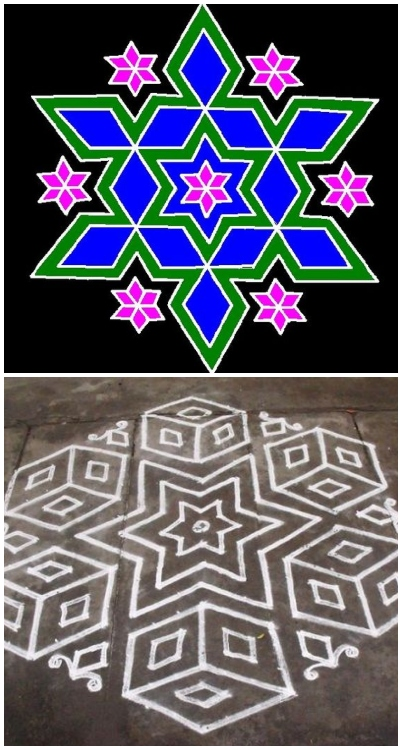
#> input picture data_collection/raw_images/1.-Butterflies-Pattern-Rangoli-Kolam-Design_.jpg, 402 x 750 px; its folder holds only this picture in this run
$ python processing_pipeline.py   (older library calls are emulated)
#> lines starting #> are read from the running program, lines starting #| are printed output that depends on the picture
import cv2
import numpy as np
from PIL import Image

import os
from pathlib import Path

class KolamImageProcessor:
    def extract_features(self, image):
        # Placeholder: implement actual feature extraction as needed
        return {}
    def __init__(self):
        self.target_size = (512, 512)
        self.min_size = (300, 300)

    def process_image(self, image_path):
        try:
            # Load and validate image
            img = cv2.imread(str(image_path))
#> img is the input picture: shape (750, 402, 3); mean B, G, R 101.6, 90.4, 90.5
            if img is None:
                return None

            # Check minimum size
            if img.shape[0] < self.min_size[0] or img.shape[1] < self.min_size[1]:
                return None

            # Basic processing
            processed = self.preprocess_kolam(img)
            features = self.extract_features(processed)

            return {
                'processed_image': processed,
                'features': features,
                'original_size': img.shape,
                'quality_score': self.calculate_quality_score(img)
            }

        except Exception as e:
            print(f"Processing failed for {image_path}: {e}")
            return None

    def preprocess_kolam(self, image):
        # Resize to standard dimensions
        resized = cv2.resize(image, self.target_size)
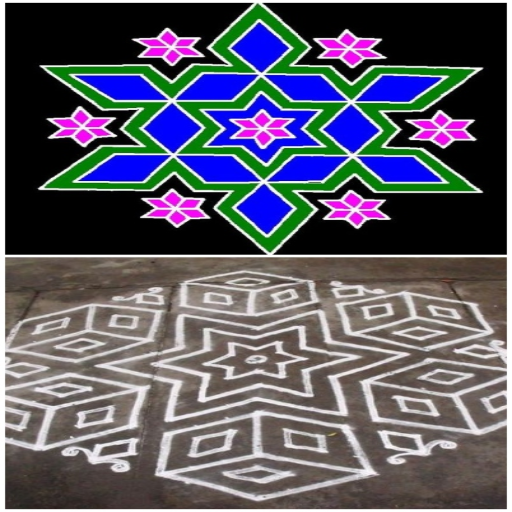
#> resized: shape (512, 512, 3); mean B, G, R 101.6, 90.4, 90.5

        # Enhance contrast
        lab = cv2.cvtColor(resized, cv2.COLOR_BGR2LAB)
#> lab: shape (512, 512, 3); mean of channels 0, 1, 2 101.5, 133, 124.4
        lab[:,:,0] = cv2.equalizeHist(lab[:,:,0])
#> lab: shape (512, 512, 3); mean of channels 0, 1, 2 103.8, 133, 124.4
        enhanced = cv2.cvtColor(lab, cv2.COLOR_LAB2BGR)
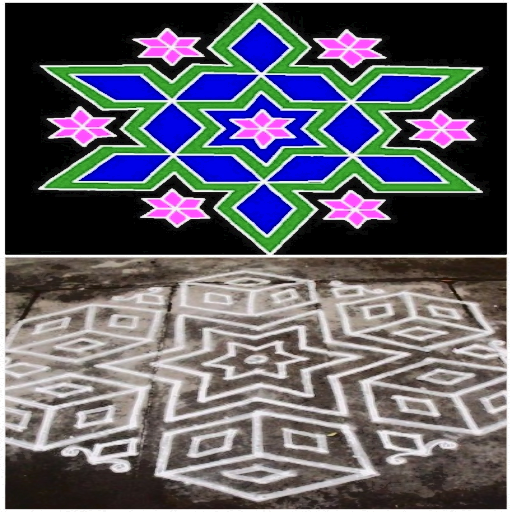
#> enhanced: shape (512, 512, 3); mean B, G, R 104.6, 95.7, 96.1
#> in process_image, `features = self.extract_features(processed)`: features = 0 items

        return enhanced

    def calculate_quality_score(self, image):
        # Calculate blur detection using Laplacian variance
        gray = cv2.cvtColor(image, cv2.COLOR_BGR2GRAY)
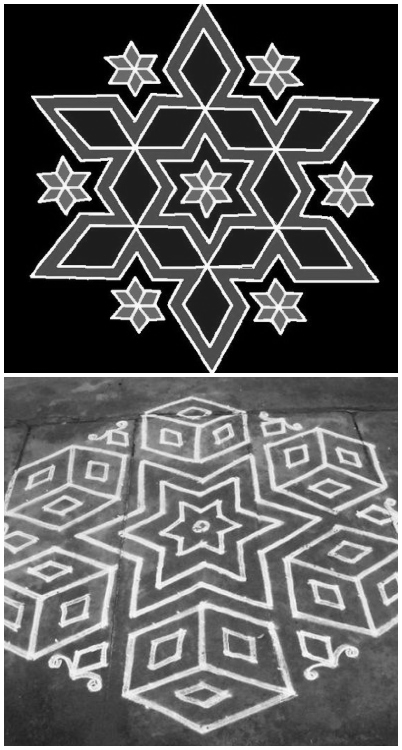
#> gray: shape (750, 402); min 0, max 255, mean 91.7
        laplacian_var = cv2.Laplacian(gray, cv2.CV_64F).var()
#> laplacian_var = 2889.1

        # Calculate brightness and contrast
        brightness = np.mean(gray)
#> brightness = 91.73
        contrast = np.std(gray)
#> contrast = 78.7

        # Combine metrics (higher is better)
        quality_score = (laplacian_var * 0.4 + contrast * 0.4 +
                        (255 - abs(brightness - 127)) * 0.2) / 100
#> quality_score = 12.31

        return min(max(quality_score, 0), 1)


def main():
    print("Kolam Image Processing Pipeline")

    base_dir = Path(__file__).resolve().parent.parent  # Go up to data_collection

    input_dir = base_dir / "raw_images"
    output_dir = base_dir / "processed_images"
    os.makedirs(output_dir, exist_ok=True)

    processor = KolamImageProcessor()
    for filename in os.listdir(input_dir):
        if filename.lower().endswith(('.jpg', '.jpeg', '.png', '.bmp')):
            image_path = os.path.join(input_dir, filename)
            result = processor.process_image(image_path)
#> result = 4 items
            if result and result['processed_image'] is not None:
                out_path = os.path.join(output_dir, filename)
                cv2.imwrite(out_path, result['processed_image'])
                print(f"Processed and saved: {out_path} (Quality: {result['quality_score']:.2f})")
#| Processed and saved: data_collection/processed_images/1.-Butterflies-Pattern-Rangoli-Kolam-Design_.jpg (Quality: 1.00)
            else:
                print(f"Skipped (failed or low quality): {filename}")


if __name__ == "__main__":
    main()

$ run again, on data_collection/raw_images/10.PONGAL-KOLAM-PATTERNS-719x1024.jpg
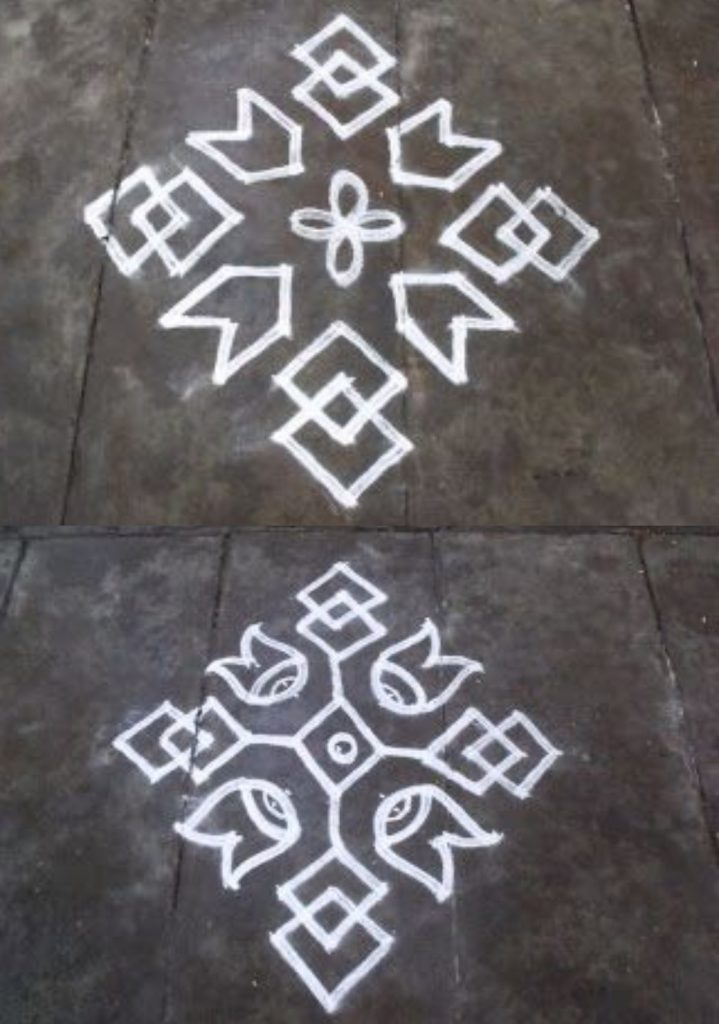
#> input picture data_collection/raw_images/10.PONGAL-KOLAM-PATTERNS-719x1024.jpg, 719 x 1024 px
#> in process_image, img is the input picture: shape (1024, 719, 3); mean B, G, R 100.8, 99, 102.6
#> in preprocess_kolam, `resized = cv2.resize(image, self.target_size)`:
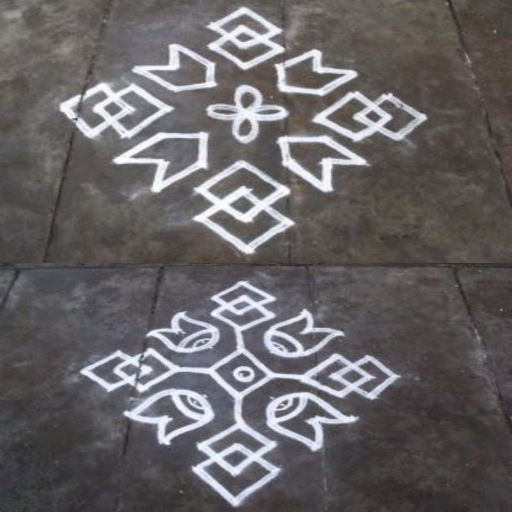
#> resized: shape (512, 512, 3); mean B, G, R 100.8, 99, 102.6
#> in preprocess_kolam, `enhanced = cv2.cvtColor(lab, cv2.COLOR_LAB2BGR)`:
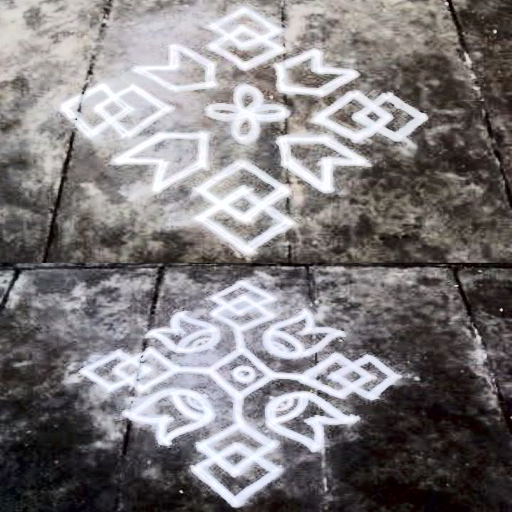
#> enhanced: shape (512, 512, 3); mean B, G, R 125, 123.3, 127
#> features = 0 items
#> laplacian_var = 47.64
#> brightness = 100.3
#> contrast = 47.47
#> quality_score = 0.837
#> result = 4 items
#| Processed and saved: data_collection/processed_images/10.PONGAL-KOLAM-PATTERNS-719x1024.jpg (Quality: 0.84)

$ run again, on data_collection/raw_images/11.COLORED-SQUARE-PATTERN_-683x1024.jpg
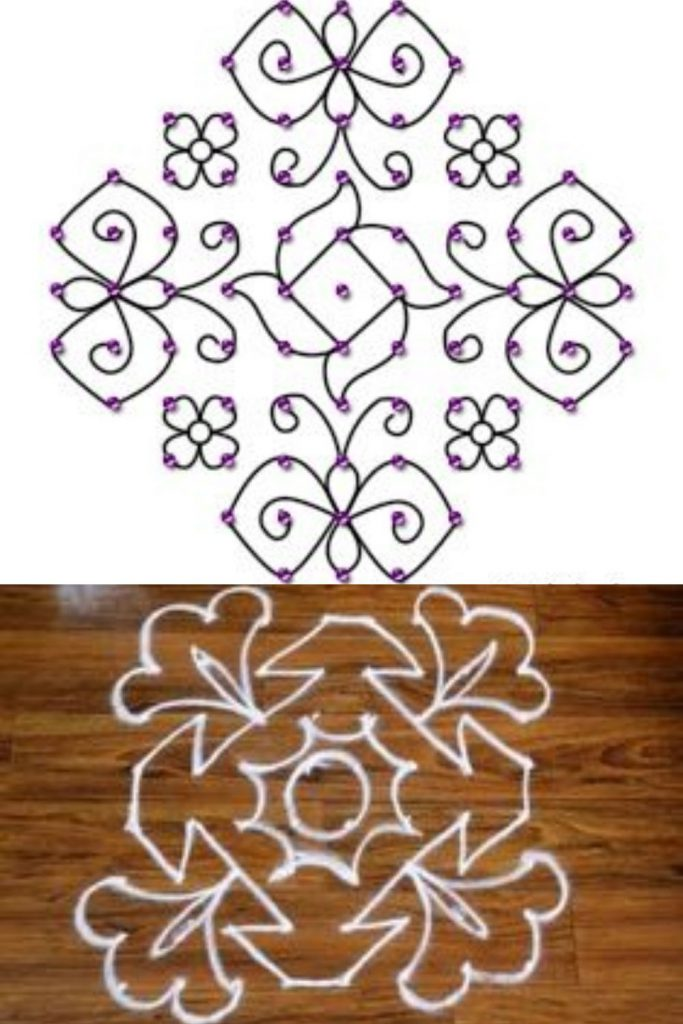
#> input picture data_collection/raw_images/11.COLORED-SQUARE-PATTERN_-683x1024.jpg, 683 x 1024 px
#> in process_image, img is the input picture: shape (1024, 683, 3); mean B, G, R 159.4, 172.1, 191.4
#> in preprocess_kolam, `enhanced = cv2.cvtColor(lab, cv2.COLOR_LAB2BGR)`:
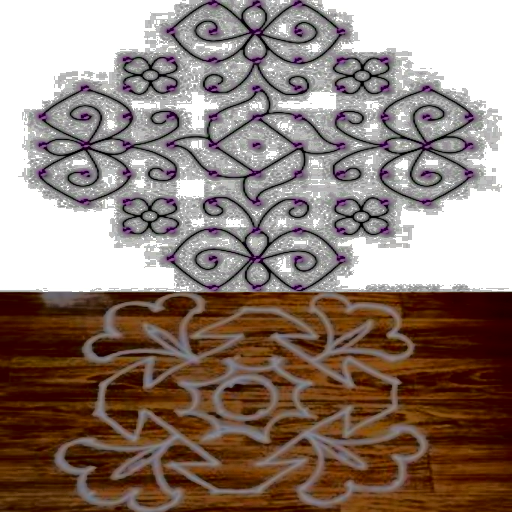
#> enhanced: shape (512, 512, 3); mean B, G, R 117.7, 126.8, 144.3
#> features = 0 items
#> in calculate_quality_score, `gray = cv2.cvtColor(image, cv2.COLOR_BGR2GRAY)`:
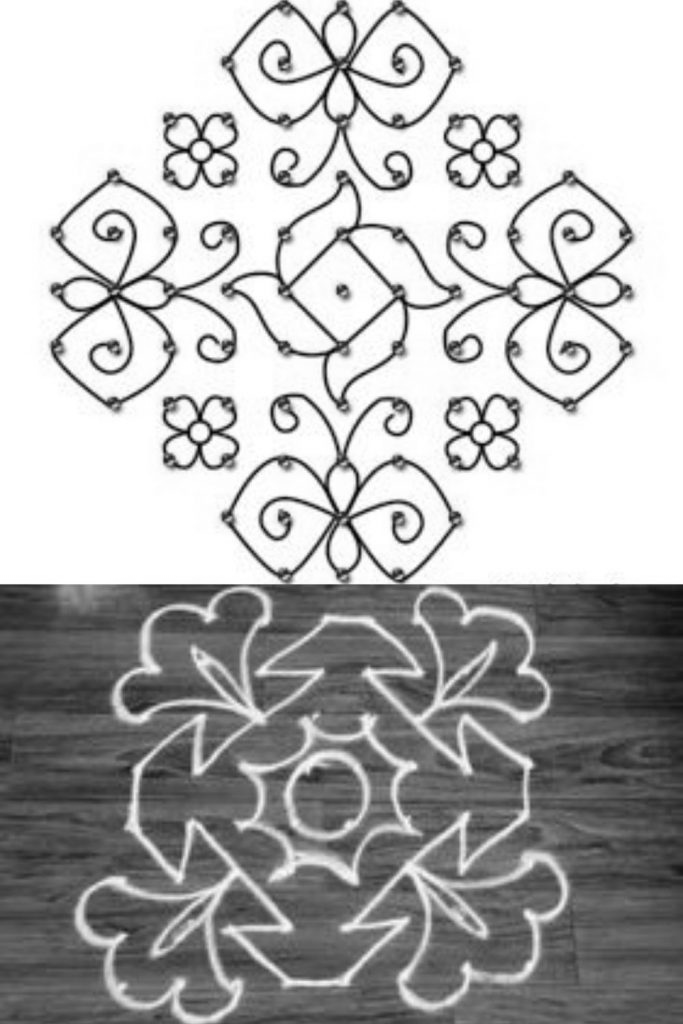
#> gray: shape (1024, 683); min 1, max 255, mean 176.4
#> laplacian_var = 205.6
#> brightness = 176.4
#> contrast = 78.97
#> quality_score = 1.55
#> result = 4 items
#| Processed and saved: data_collection/processed_images/11.COLORED-SQUARE-PATTERN_-683x1024.jpg (Quality: 1.00)

$ run again, on data_collection/raw_images/1.Classic-Pulli-in-diamonds.jpg
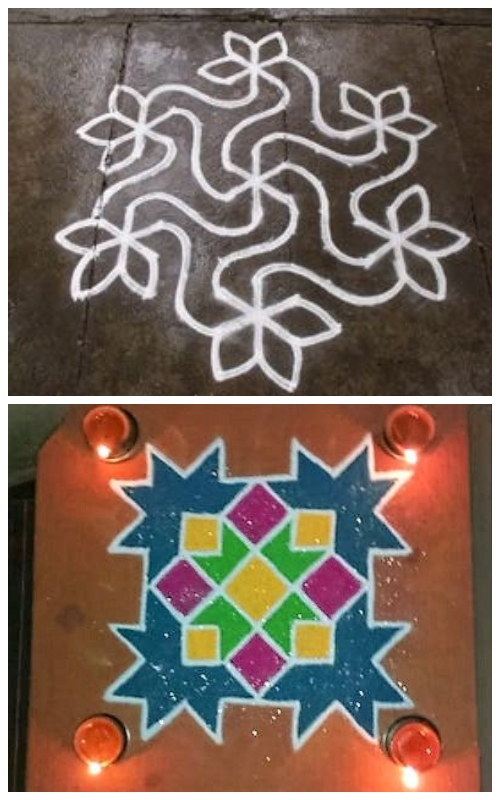
#> input picture data_collection/raw_images/1.Classic-Pulli-in-diamonds.jpg, 500 x 800 px
#> in process_image, img is the input picture: shape (800, 500, 3); mean B, G, R 94.7, 105.6, 123.6
#> in preprocess_kolam, `enhanced = cv2.cvtColor(lab, cv2.COLOR_LAB2BGR)`:
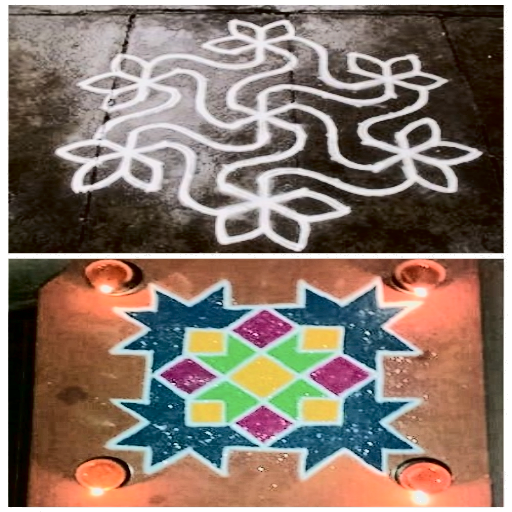
#> enhanced: shape (512, 512, 3); mean B, G, R 107.1, 118.6, 136.8
#> features = 0 items
#> in calculate_quality_score, `gray = cv2.cvtColor(image, cv2.COLOR_BGR2GRAY)`:
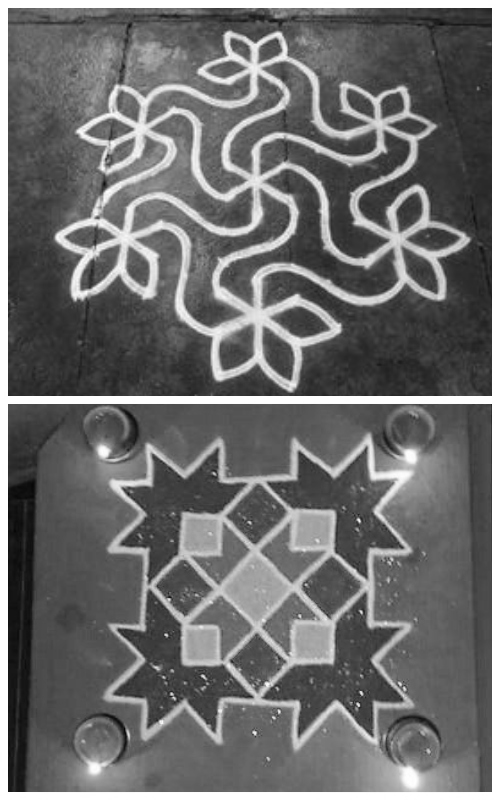
#> gray: shape (800, 500); min 5, max 255, mean 109.7
#> laplacian_var = 755.9
#> brightness = 109.7
#> contrast = 59.65
#> quality_score = 3.74
#> result = 4 items
#| Processed and saved: data_collection/processed_images/1.Classic-Pulli-in-diamonds.jpg (Quality: 1.00)
